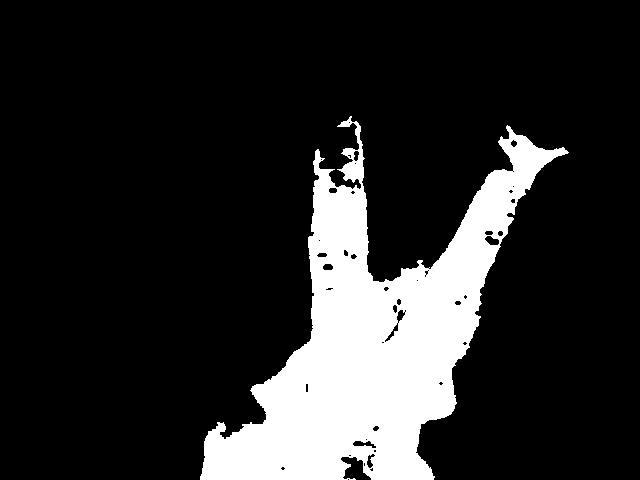
#> input picture app/guriko/img_choki000.png, 640 x 480 px, given in place of the camera
$ python sample.py   (older library calls are emulated)
#> lines starting #> are read from the running program, lines starting #| are printed output that depends on the picture; after the words box and inside, x2 and y2 are one past the last pixel; in counts of white or black regions, pixels touching at a corner belong together
#-*- coding: utf-8 -*-
import cv2
import numpy as np
from scipy import stats

version = cv2.__version__.split(".")
CVversion = int(version[0])

capture = cv2.VideoCapture(0)

#手の認識パラメータ
hmin = 0
hmax = 20
smin = 50

gu_file_count = 0
choki_file_count = 0
pa_file_count = 0

def save_hand(mode,img):
    global gu_file_count
    global choki_file_count
    global pa_file_count

    if mode == 'g':
        filename = 'img_gu{0:03d}.png'.format(gu_file_count)
        print('saving {0}'.format(filename))
        cv2.imwrite(filename,img)
        gu_file_count += 1
    elif mode == 'c':
        filename = 'img_choki{0:03d}.png'.format(choki_file_count)
        print('saving {0}'.format(filename))
        cv2.imwrite(filename,img)
        choki_file_count += 1
    elif mode == 'p':
        filename = 'img_pa{0:03d}.png'.format(pa_file_count)
        print('saving {0}'.format(filename))
        cv2.imwrite(filename,img)
        pa_file_count += 1

#video_input.set(cv2.CAP_PROP_FPS,15)
#video_input.set(cv2.CAP_PROP_FRAME_WIDTH,320)
#video_input.set(cv2.CAP_PROP_FRAME_HEIGHT,240)

while(True):
    #capture = cv2.VideoCapture(0)
    ret,frame = capture.read()
#> frame is the input picture: shape (480, 640, 3); 16.2% white; 1 white region, box (x1, y1, x2, y2) and area: (200, 116, 569, 480) 49916
    hsv = cv2.cvtColor(frame,cv2.COLOR_BGR2HSV)
#> hsv: shape (480, 640, 3); mean H, S, V 0, 0, 41.4
    hsv_channels = cv2.split(hsv)
    h_channel = hsv_channels[0]
#> h_channel: shape (480, 640); every value is 0
    s_channel = hsv_channels[1]

    h_binary = cv2.GaussianBlur(h_channel,(5,5),0)
    ret,h_binary = cv2.threshold(h_binary,hmax,255,cv2.THRESH_TOZERO_INV)
#> ret = 20
    ret,h_binary = cv2.threshold(h_binary,hmin,255,cv2.THRESH_BINARY)
#> ret = 0

    ret,s_binary = cv2.threshold(s_channel,smin,255,cv2.THRESH_BINARY)
#> ret = 50
    hs_and = h_binary & s_binary

    if CVversion == 2:
        img_dist, img_label = cv2.distanceTransformWithLabels(255-hs_and, cv2.cv.CV_DIST_L2, 5)
    else:
        img_dist, img_label = cv2.distanceTransformWithLabels(255-hs_and, cv2.DIST_L2, 5)
#> img_dist: shape (480, 640) float32; every value is 65533.8
#> img_label: shape (480, 640) int32; every value is 0
        img_label = np.uint8(img_label) & hs_and

        img_label_not_zero = img_label[img_label != 0]
#> img_label_not_zero = empty array

        if len(img_label_not_zero) != 0:
            m = stats.mode(img_label_not_zero)[0]
        else:
            m = 0
        hand = np.uint8(img_label == m)*255
#> hand: shape (480, 640); every value is 255

        hs = np.concatenate((h_channel, h_binary), axis=0)
#> hs: shape (960, 640); every value is 0
        hs_bin = np.concatenate((s_channel, s_binary), axis=0)
        hs_final = np.concatenate((hs_and, hand), axis=0)
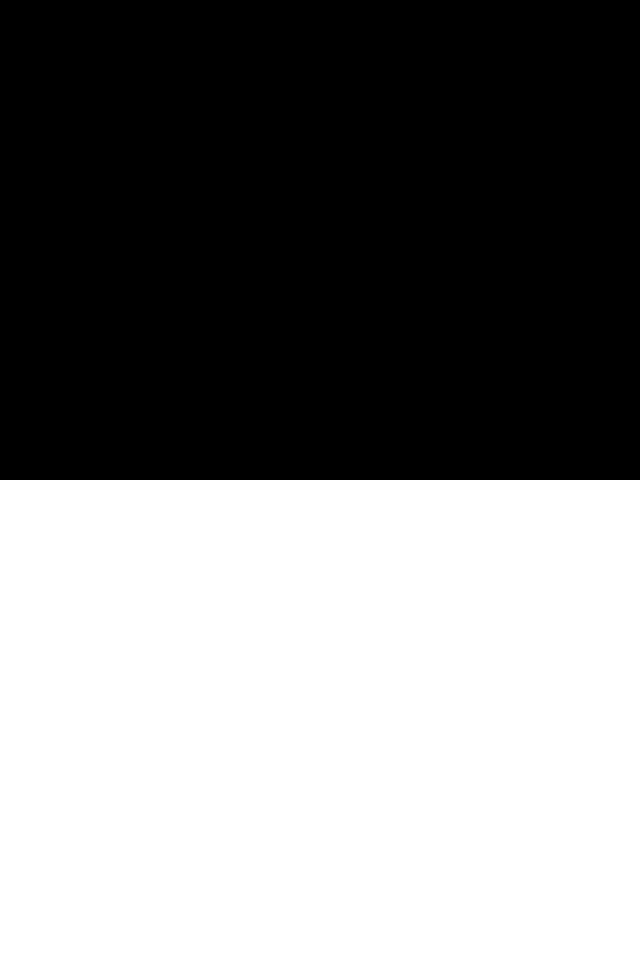
#> hs_final: shape (960, 640); 50% white; 1 white region, box (x1, y1, x2, y2) and area: (0, 480, 640, 960) 307200
        hs_all = np.concatenate((hs, hs_bin, hs_final), axis=1)
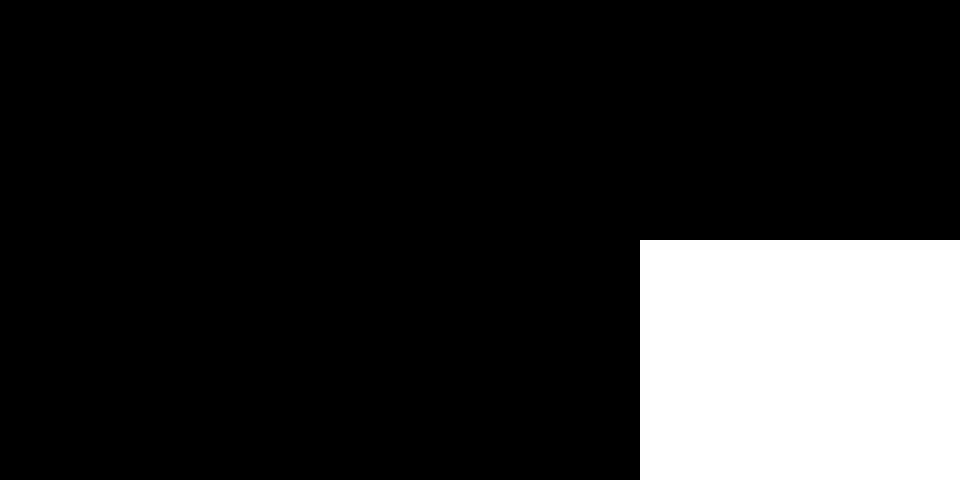
#> hs_all: shape (960, 1920) (shown at 1/2 size); 16.7% white; 1 white region, box (x1, y1, x2, y2) and area: (1280, 480, 1920, 960) 307200


        cv2.imshow('frame',frame)
        key = cv2.waitKey(1)
#> (key q is pressed here)
        if key & 0xFF == ord('q'):
            break
        elif key & 0xFF == ord('g'):
            save_hand('g',hand)
        elif key & 0xFF == ord('c'):
            save_hand('c',hand)
        elif key & 0xFF == ord('p'):
            save_hand('p',hand)

capture.release()
cv2.destroyAllWindows()
